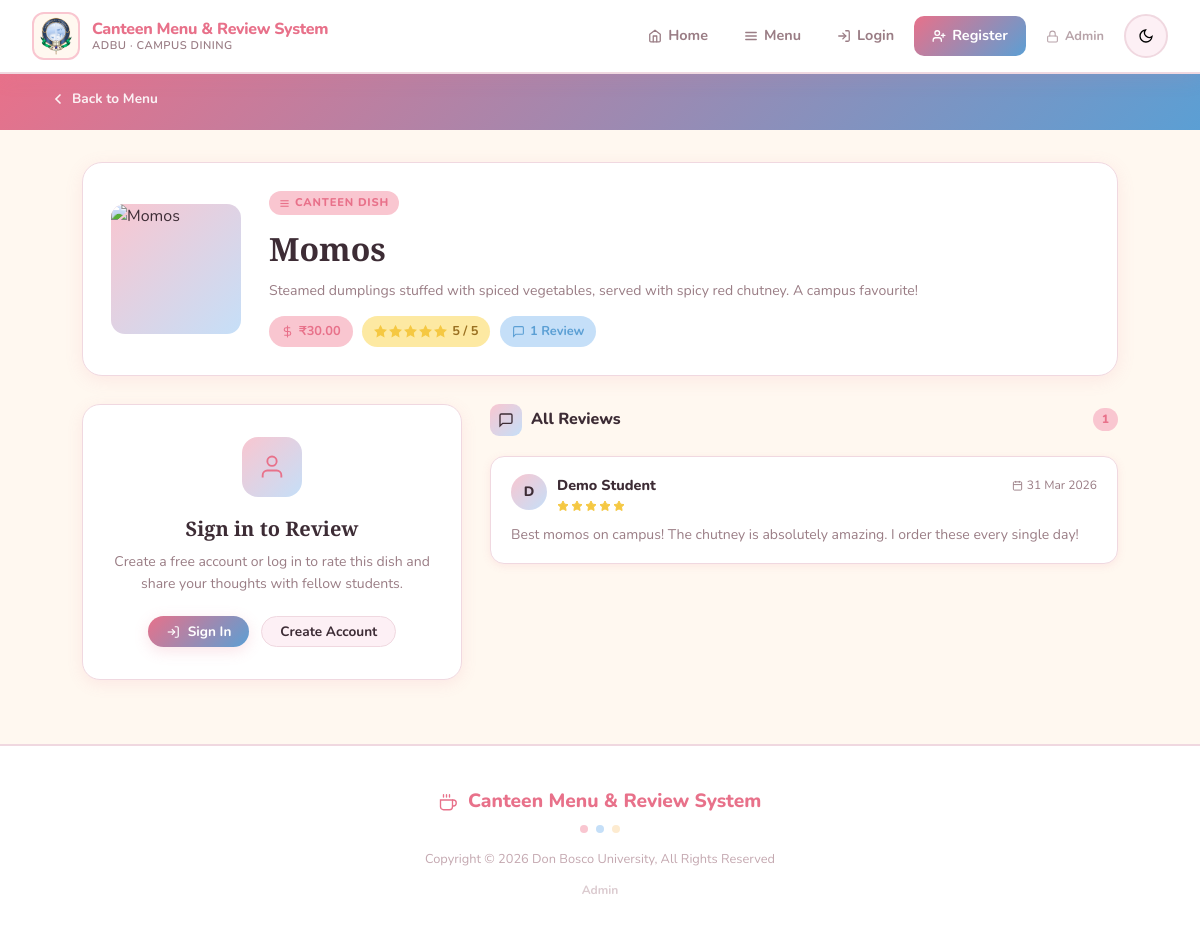
Screenshot of /review.php?dish_id=1 with the database file from the repository.
### tables this page shows
CREATE TABLE dishes (
    id          INT AUTO_INCREMENT PRIMARY KEY,
    name        VARCHAR(100)   NOT NULL,
    description TEXT           NOT NULL,
    price       DECIMAL(8,2)   NOT NULL,
    image       VARCHAR(255)   DEFAULT NULL,
    created_at  TIMESTAMP      DEFAULT CURRENT_TIMESTAMP
);

CREATE TABLE reviews (
    id          INT AUTO_INCREMENT PRIMARY KEY,
    user_id     INT         NOT NULL,
    dish_id     INT         NOT NULL,
    rating      TINYINT(1)  NOT NULL CHECK (rating BETWEEN 1 AND 5),
    review_text TEXT        NOT NULL,
    created_at  TIMESTAMP   DEFAULT CURRENT_TIMESTAMP,
    FOREIGN KEY (user_id) REFERENCES users(id)  ON DELETE CASCADE,
    FOREIGN KEY (dish_id) REFERENCES dishes(id) ON DELETE CASCADE,
    UNIQUE KEY unique_review (user_id, dish_id)
);

CREATE TABLE users (
    id         INT AUTO_INCREMENT PRIMARY KEY,
    name       VARCHAR(100)  NOT NULL,
    email      VARCHAR(150)  NOT NULL UNIQUE,
    password   VARCHAR(255)  NOT NULL,
    created_at TIMESTAMP     DEFAULT CURRENT_TIMESTAMP
);

### review.php (the view, shortened to what this page needs)
<?php
require_once 'config/db.php';
$dish_id = isset($_GET['dish_id']) ? (int)$_GET['dish_id'] : 0;
$stmt = $conn->prepare("SELECT * FROM dishes WHERE id = ?");
$stmt->bind_param('i', $dish_id);
$stmt->execute();
$dish = $stmt->get_result()->fetch_assoc();
$aggStmt = $conn->prepare("SELECT COALESCE(AVG(rating),0) AS avg_r, COUNT(*) AS cnt FROM reviews WHERE dish_id=?");
$aggStmt->bind_param('i', $dish_id);
$aggStmt->execute();
$agg = $aggStmt->get_result()->fetch_assoc();
$avgRating   = round((float)$agg['avg_r'], 1);
$reviewCount = (int)$agg['cnt'];
$revStmt = $conn->prepare("SELECT r.*, u.name AS user_name FROM reviews r JOIN users u ON r.user_id = u.id WHERE r.dish_id = ? ORDER BY r.created_at DESC");
$revStmt->bind_param('i', $dish_id);
$revStmt->execute();
$reviews = $revStmt->get_result();
$userReview = null;
function svgStars(float $rating, int $size = 15): string {
    $out = '<div class="stars-display">';
    for ($i = 1; $i <= 5; $i++) {
        $fill = $rating >= $i ? '#f5c842' : 'none';
        $out .= '<svg width="'.$size.'" height="'.$size.'" viewBox="0 0 24 24" fill="'.$fill.'" stroke="#f5c842" stroke-width="2"><polygon points="12 2 15.09 8.26 22 9.27 17 14.14 18.18 21.02 12 17.77 5.82 21.02 7 14.14 2 9.27 8.91 8.26 12 2"/></svg>';
    }
    return $out . '</div>';
}
$dishImages = [
    'momos'      => 'momos.jpg',
    'fried rice' => 'fried_rice.jpg',
    'maggi'      => 'maggi.jpg',
    'samosa'     => 'samosa.jpg',
    'sandwich'   => 'sandwich.jpg',
    'tea'        => 'tea.jpg',
    'coffee'     => 'coffee.jpg',
];
function getDishImg(string $name): ?string {
    global $dishImages;
    $lower = strtolower($name);
    foreach ($dishImages as $k => $f) {
        if (str_contains($lower, $k)) return '/canteen_project/images/' . $f;
    }
    return null;
}
$customImg = !empty($dish['image']) && file_exists($_SERVER['DOCUMENT_ROOT'].'/canteen_project/images/'.$dish['image'])
             ? '/canteen_project/images/'.$dish['image'] : null;
$dishImg   = $customImg ?? getDishImg($dish['name']);
$ratingLabels = ['', 'Poor', 'Fair', 'Good', 'Very Good', 'Excellent'];
require_once 'includes/header.php';
?>
<div class="rv-banner">
    <div class="rv-banner-inner">
        <a href="menu.php" class="rv-back">
            <svg width="16" height="16" viewBox="0 0 24 24" fill="none" stroke="currentColor" stroke-width="2.5" stroke-linecap="round"><polyline points="15 18 9 12 15 6"/></svg>
            Back to Menu
        </a>
    </div>
</div>
<div class="rv-wrap animate-fadeInUp">
    <div class="rv-dish-hero">
        <div class="rv-dish-img">
            <?php if ($dishImg): ?>
                <img src="<?= $dishImg ?>" alt="<?= htmlspecialchars($dish['name']) ?>">
            <?php endif; ?>
        </div>
        <div class="rv-dish-info">
            <div class="rv-dish-label">
                <svg width="11" height="11" viewBox="0 0 24 24" fill="none" stroke="currentColor" stroke-width="2.5"><line x1="3" y1="6" x2="21" y2="6"/><line x1="3" y1="12" x2="21" y2="12"/><line x1="3" y1="18" x2="21" y2="18"/></svg>
                Canteen Dish
            </div>
            <h1 class="rv-dish-name"><?= htmlspecialchars($dish['name']) ?></h1>
            <p class="rv-dish-desc"><?= htmlspecialchars($dish['description']) ?></p>
            <div class="rv-dish-meta">
                <div class="rv-price-pill">
                    <svg width="13" height="13" viewBox="0 0 24 24" fill="none" stroke="currentColor" stroke-width="2"><line x1="12" y1="1" x2="12" y2="23"/><path d="M17 5H9.5a3.5 3.5 0 0 0 0 7h5a3.5 3.5 0 0 1 0 7H6"/></svg>
                    &#8377;<?= number_format($dish['price'], 2) ?>
                </div>
                <div class="rv-rating-pill">
                    <?= svgStars($avgRating, 13) ?>
                    <span><?= $avgRating > 0 ? $avgRating . ' / 5' : 'No ratings yet' ?></span>
                </div>
                <div class="rv-count-pill">
                    <svg width="13" height="13" viewBox="0 0 24 24" fill="none" stroke="currentColor" stroke-width="2"><path d="M21 15a2 2 0 0 1-2 2H7l-4 4V5a2 2 0 0 1 2-2h14a2 2 0 0 1 2 2z"/></svg>
                    <?= $reviewCount ?> Review<?= $reviewCount !== 1 ? 's' : '' ?>
                </div>
            </div>
        </div>
    </div>
    <div class="rv-columns">
        <div class="rv-left animate-fadeInUp animate-delay-1">
            <?php if (isset($_SESSION['user_id'])): ?>
            <div class="rv-form-card">
                <div class="rv-section-title">
                    <div class="rv-section-icon">
                        <svg width="16" height="16" viewBox="0 0 24 24" fill="none" stroke="currentColor" stroke-width="2"><path d="M11 4H4a2 2 0 0 0-2 2v14a2 2 0 0 0 2 2h14a2 2 0 0 0 2-2v-7"/><path d="M18.5 2.5a2.121 2.121 0 0 1 3 3L12 15l-4 1 1-4 9.5-9.5z"/></svg>
                    </div>
                    <?= $userReview ? 'Update Your Review' : 'Write a Review' ?>
                </div>
                <form method="POST" action="review.php?dish_id=<?= $dish_id ?>">
                    <div class="form-group">
                        <label class="form-label">Your Rating</label>
                        <div class="rv-star-row">
                            <div class="star-rating">
                                <?php for ($i = 5; $i >= 1; $i--): ?>
                                <input type="radio" id="star<?= $i ?>" name="rating" value="<?= $i ?>"
                                       <?= ($userReview && (int)$userReview['rating'] === $i) ? 'checked' : '' ?>>
                                <label for="star<?= $i ?>" title="<?= $i ?> star">
                                    <svg viewBox="0 0 24 24" width="28" height="28"><polygon points="12 2 15.09 8.26 22 9.27 17 14.14 18.18 21.02 12 17.77 5.82 21.02 7 14.14 2 9.27 8.91 8.26 12 2"/></svg>
                                </label>
                                <?php endfor; ?>
                            </div>
                            <span class="rv-rating-label" id="ratingText">
                                <?php if ($userReview): echo $ratingLabels[(int)$userReview['rating']] ?? ''; endif; ?>
                            </span>
                        </div>
                    </div>
                    <div class="form-group">
                        <label class="form-label" for="review_text">Your Review</label>
                        <textarea class="form-control" id="review_text" name="review_text"
                                  placeholder="Tell other students what you think about this dish..." rows="4"><?= $userReview ? htmlspecialchars($userReview['review_text']) : '' ?></textarea>
                    </div>
                    <button type="submit" class="btn btn-primary btn-block">
                        <?php if ($userReview): ?>
                            <svg width="15" height="15" viewBox="0 0 24 24" fill="none" stroke="currentColor" stroke-width="2"><path d="M11 4H4a2 2 0 0 0-2 2v14a2 2 0 0 0 2 2h14a2 2 0 0 0 2-2v-7"/><path d="M18.5 2.5a2.121 2.121 0 0 1 3 3L12 15l-4 1 1-4 9.5-9.5z"/></svg>
                            Update Review
                        <?php else: ?>
                            <svg width="15" height="15" viewBox="0 0 24 24" fill="none" stroke="currentColor" stroke-width="2"><polygon points="12 2 15.09 8.26 22 9.27 17 14.14 18.18 21.02 12 17.77 5.82 21.02 7 14.14 2 9.27 8.91 8.26 12 2"/></svg>
                            Submit Review
                        <?php endif; ?>
                    </button>
                </form>
            </div>
            <?php else: ?>
            <div class="rv-login-prompt">
                <div class="rv-login-icon">
                    <svg width="28" height="28" viewBox="0 0 24 24" fill="none" stroke="var(--pink-accent)" stroke-width="1.6"><path d="M20 21v-2a4 4 0 0 0-4-4H8a4 4 0 0 0-4 4v2"/><circle cx="12" cy="7" r="4"/></svg>
                </div>
                <h3 class="rv-login-title">Sign in to Review</h3>
                <p class="rv-login-desc">Create a free account or log in to rate this dish and share your thoughts with fellow students.</p>
                <div style="display:flex;gap:.75rem;flex-wrap:wrap;justify-content:center;margin-top:1.25rem;">
                    <a href="login.php" class="btn btn-primary btn-sm">
                        <svg width="14" height="14" viewBox="0 0 24 24" fill="none" stroke="currentColor" stroke-width="2"><path d="M15 3h4a2 2 0 0 1 2 2v14a2 2 0 0 1-2 2h-4"/><polyline points="10 17 15 12 10 7"/><line x1="15" y1="12" x2="3" y2="12"/></svg>
                        Sign In
                    </a>
                    <a href="register.php" class="btn btn-soft btn-sm">Create Account</a>
                </div>
            </div>
            <?php endif; ?>
        </div>
        <div class="rv-right animate-fadeInUp animate-delay-2">
            <div class="rv-section-title">
                <div class="rv-section-icon">
                    <svg width="16" height="16" viewBox="0 0 24 24" fill="none" stroke="currentColor" stroke-width="2"><path d="M21 15a2 2 0 0 1-2 2H7l-4 4V5a2 2 0 0 1 2-2h14a2 2 0 0 1 2 2z"/></svg>
                </div>
                All Reviews
                <span class="rv-count-badge"><?= $reviewCount ?></span>
            </div>
            <?php if ($reviewCount > 0): ?>
            <div class="rv-list">
                <?php while ($rev = $reviews->fetch_assoc()):
                    $initials = strtoupper(substr($rev['user_name'], 0, 1));
                    $isOwn    = isset($_SESSION['user_id']) && $_SESSION['user_id'] == $rev['user_id'];
                ?>
                <div class="rv-item <?= $isOwn ? 'rv-item-own' : '' ?>">
                    <div class="rv-item-header">
                        <div class="rv-avatar"><?= $initials ?></div>
                        <div class="rv-item-meta">
                            <div class="rv-item-name">
                                <?= htmlspecialchars($rev['user_name']) ?>
                            </div>
                            <div class="rv-item-stars">
                                <?= svgStars((float)$rev['rating'], 12) ?>
                            </div>
                        </div>
                        <div class="rv-item-date">
                            <svg width="11" height="11" viewBox="0 0 24 24" fill="none" stroke="currentColor" stroke-width="2"><rect x="3" y="4" width="18" height="18" rx="2" ry="2"/><line x1="16" y1="2" x2="16" y2="6"/><line x1="8" y1="2" x2="8" y2="6"/><line x1="3" y1="10" x2="21" y2="10"/></svg>
                            <?= date('d M Y', strtotime($rev['created_at'])) ?>
                        </div>
                    </div>
                    <p class="rv-item-text"><?= nl2br(htmlspecialchars($rev['review_text'])) ?></p>
                </div>
                <?php endwhile; ?>
            </div>
            <?php endif; ?>
        </div>
    </div>
</div>
<?php require_once 'includes/footer.php'; ?>

### rows the page displays
dishes: name "Momos", description "Steamed dumplings stuffed with spiced vegetables, served with spicy red chutney. A campus favourite!", price "30.00"
reviews: user.name "D", user.name "Demo Student", $size 12 (drawn), created_at "31 Mar 2026", review_text "Best momos on campus! The chutney is absolutely amazing. I order these every single day!"

### other values shown
$avgRating "5"
$reviewCount "1"
